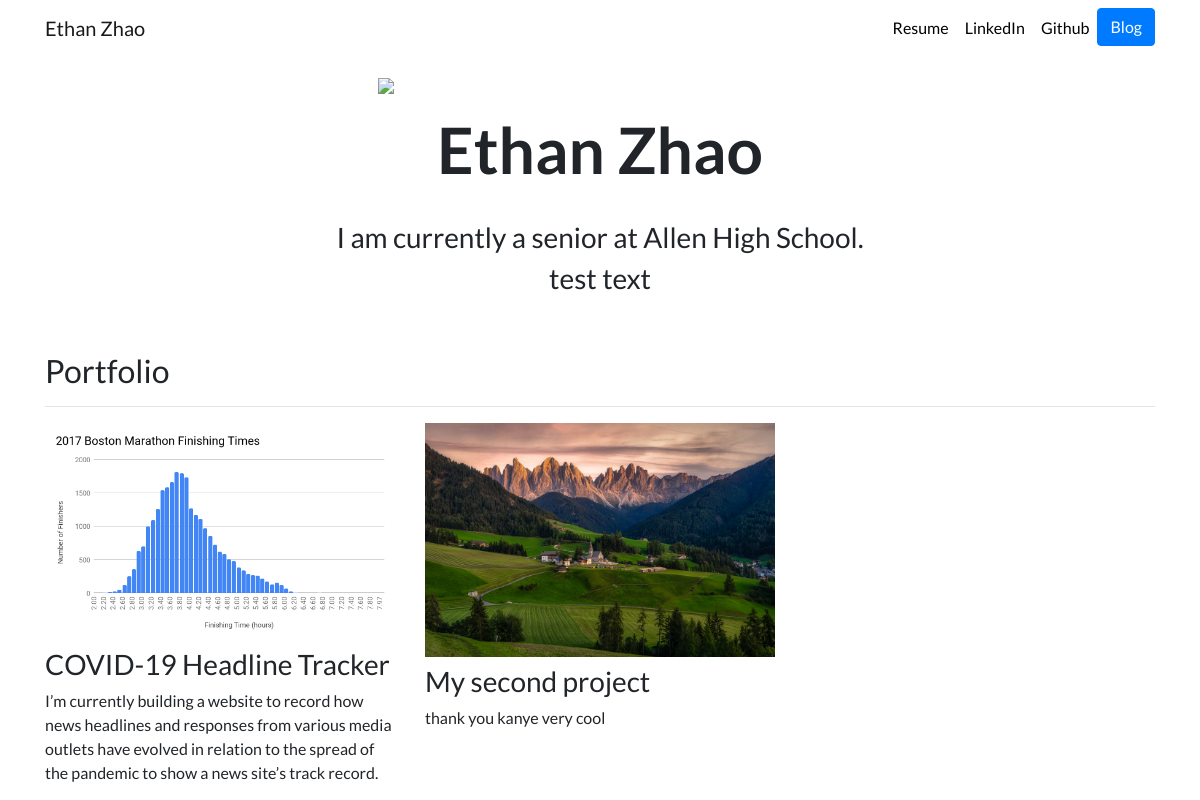
The page / on the database its author committed.
### portfolio/models.py (models this page shows, shortened)
class Project(models.Model):
    title = models.CharField(max_length=100)
    description = models.CharField(max_length=250)
    image = models.ImageField(upload_to="portfolio/images/")
    url = models.URLField(blank=True)

### portfolio/views.py (the view)
# urls.py: 2. Add a URL to urlpatterns:  path('', views.home, name='home')
def home(request):
    projects = Project.objects.all()
    return render(request, "portfolio/home.html", {'projects':projects})

### portfolio/templates/portfolio/home.html
{% extends 'portfolio/base.html' %}
{% block content %}
{% load static %}
<div class="row justify-content-center my-3">
  <div class="col-5">
    <img src="{% static 'portfolio/portrait.JPG' %}" class="img-fluid">
  </div>
</div>
<div class="row justify-content-center mb-3">
  <div class="col-md-9 text-center">
    <h1 id="hometext" class="font-weight-bold">Ethan Zhao</h1>
  </div>
</div>
<div class="row justify-content-center mb-3">
  <div class="col-md-9 text-center">
    <h3 class="mt-2">I am currently a senior at Allen High School.</h3>
    <h3>test text</h3>
  </div>
</div>
<h2 class="mt-5">Portfolio</h2>
<hr>
<div class="row">
  {% for project in projects %}
  <div class="col-lg-4 col-md-6">
    {% if project.url %}
    <a href="{{ project.url }}">
      <img src="{{ project.image.url }}" class="img-fluid mb-2">
    </a>
    {% else %}
    <img src="{{ project.image.url }}" class="img-fluid mb-2">
    {% endif %}
    <h3>{{ project.title }}</h3>
    <p>{{ project.description }}</p>
  </div>
  {% endfor %}
</div>
{% endblock %}

### portfolio/templates/portfolio/base.html (shortened to what this page needs)
{% load static %}
<!doctype html>
<html lang="en">
  <head>
    <link rel="stylesheet" href="https://stackpath.bootstrapcdn.com/bootstrap/4.4.1/css/bootstrap.min.css">
    <link rel="stylesheet" href="{% static "portfolio/custom.css" %}">
  </head>
  <body>
    <nav id="topNav" class="navbar navbar-expand-md navbar-light">
    <div class="container">
      <a class="navbar-brand" href="{% url 'home' %}">
        <span>Ethan Zhao</span>
      </a>
      <div class="collapse navbar-collapse text-center" id="navbarNav">
        <ul class="navbar-nav ml-auto">
          <li class="nav-item">
            <a class="nav-link" href="{% static "portfolio/resume.pdf" %}">Resume</a>
          </li>
          <li class="nav-item">
            <a class="nav-link" href="https://www.linkedin.com/in/ethanxyzhao/" target="_blank">LinkedIn</a>
          </li>
          <li class="nav-item">
            <a class="nav-link" href="https://github.com/exyzhao/" target="_blank">Github</a>
          </li>
          <li>
            <a role="button" href="{% url 'blog:all_blogs' %}" class="btn btn-primary">Blog</a>
          </li>
        </ul>
      </div>
    </div>
  </nav>
  <div class="container">
    {% block content %}{% endblock %}
  </div>
  </body>
</html>

### portfolio/static/portfolio/custom.css (style rules this page uses)
.navbar-nav .nav-link { color: rgba(0,0,0,1) !important; }
body { font-family: 'Lato', sans-serif; }
@media (min-width: 992px) { #hometext { font-size: 4rem; } }

### rows shown on the page
Project: image (picture), title "COVID-19 Headline Tracker", description "I’m currently building a website to record how news headlines and responses from various media outlets have evolved in relation to the spread of the pandemic to show a news site’s track record."
Project: image (picture), title "My second project", description "thank you kanye very cool"
